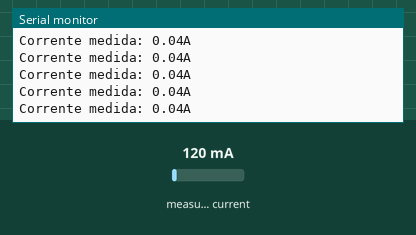
The sketch below on a simulated Arduino Uno, built with avr-gcc and run on an emulated ATmega328P. On the bench: the last lines printed to the serial monitor. The inputs (shaded band) are chosen by the test bench; at power-on: measured current 120 mA.

Above: at 1.2 s.
1.3 s: measured current set to 40 mA
At 1.51 s:
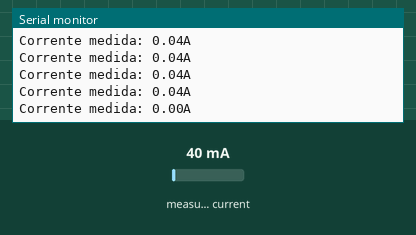
4.3 s: measured current set to 500 mA
At 4.42 s:
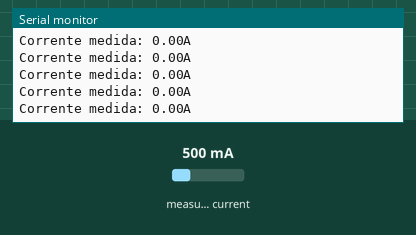
Timing chart, 0 to 7.3 s (numbered marks = the images above; inputs shaded):
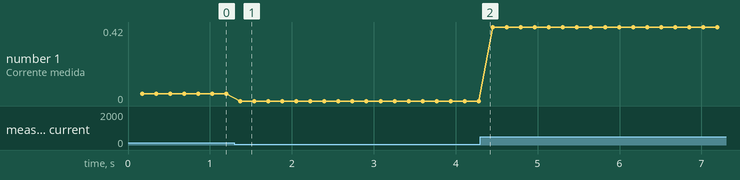

The sketch:

Sensor_Corrente_EmonLib.ino
```cpp
#include "EmonLib.h" //INCLUSÃO DE BIBLIOTECA

#define CURRENT_CAL 14.40 //VALOR DE CALIBRAÇÃO (DEVE SER AJUSTADO EM PARALELO COM UM MULTÍMETRO MEDINDO A CORRENTE DA CARGA)
const int pinoSensor = A0; //PINO ANALÓGICO EM QUE O SENSOR ESTÁ CONECTADO
float ruido = 0.08; //RUÍDO PRODUZIDO NA SAÍDA DO SENSOR (DEVE SER AJUSTADO COM A CARGA DESLIGADA APÓS CARREGAMENTO DO CÓDIGO NO ARDUINO)

EnergyMonitor emon1; //CRIA UMA INSTÂNCIA

void setup(){
  Serial.begin(9600); //INICIALIZA A SERIAL
  emon1.current(pinoSensor, CURRENT_CAL); //PASSA PARA A FUNÇÃO OS PARÂMETROS (PINO ANALÓGIO / VALOR DE CALIBRAÇÃO)
}

void loop(){
  emon1.calcVI(17,100); //FUNÇÃO DE CÁLCULO (17 SEMICICLOS / TEMPO LIMITE PARA FAZER A MEDIÇÃO)
  double currentDraw = emon1.Irms; //VARIÁVEL RECEBE O VALOR DE CORRENTE RMS OBTIDO
  currentDraw = currentDraw-ruido; //VARIÁVEL RECEBE O VALOR RESULTANTE DA CORRENTE RMS MENOS O RUÍDO

  if(currentDraw < 0){ //SE O VALOR DA VARIÁVEL FOR MENOR QUE 0, FAZ
      currentDraw = 0; //VARIÁVEL RECEBE 0
  }
    Serial.print("Corrente medida: "); //IMPRIME O TEXTO NA SERIAL
    Serial.print(currentDraw); //IMPRIME NA SERIAL O VALOR DE CORRENTE MEDIDA
    Serial.println("A"); //IMPRIME O TEXTO NA SERIAL
}
```

Measured:
- after the input at 1.3 s, the serial monitor: prints a new line after 0.07 s (image 1)
- plotted number 1: 0 → 0.42 after the input at 4.3 s
